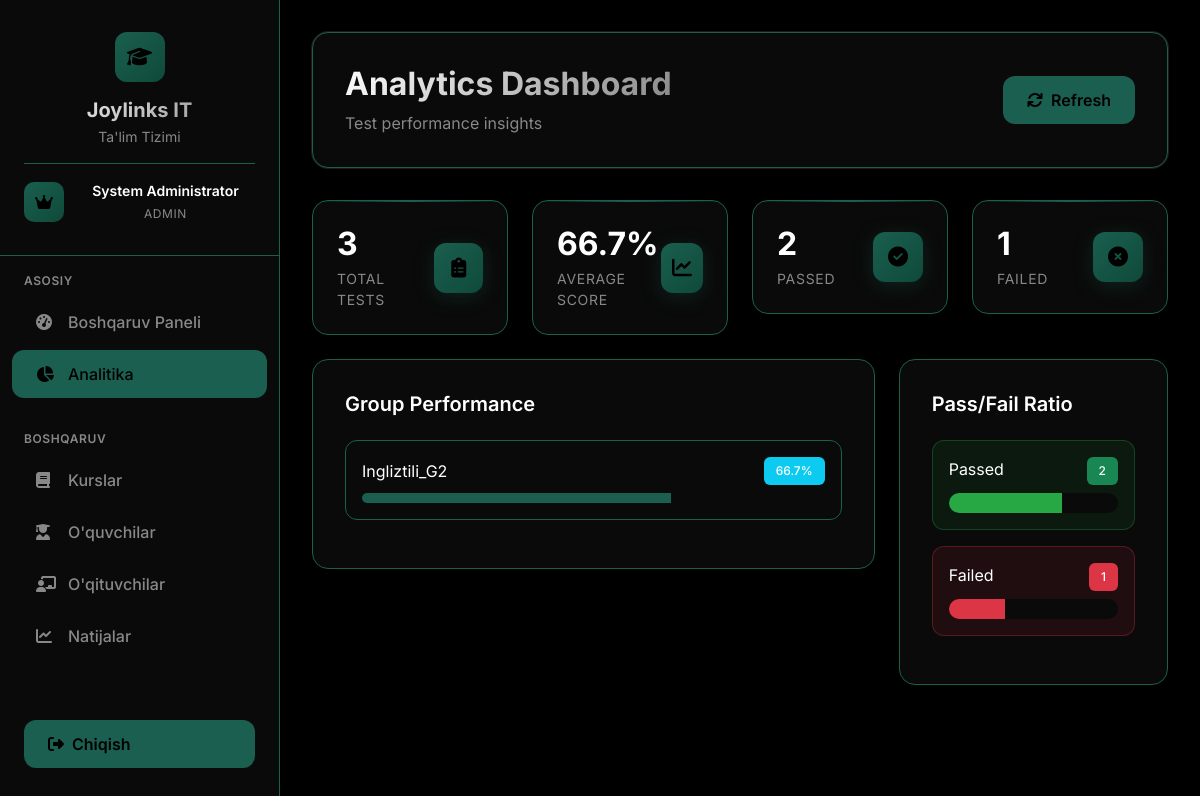
/admin/analytics (signed in), run on the app's committed database.
### app.py (models this page shows)
class User(UserMixin, db.Model):
    id = db.Column(db.Integer, primary_key=True)
    username = db.Column(db.String(80), unique=True, nullable=False)
    password_hash = db.Column(db.String(120), nullable=False)
    role = db.Column(db.String(20), nullable=False)  # admin, teacher, student
    full_name = db.Column(db.String(100), nullable=False)
    teacher_profile = db.relationship('Teacher', backref='user', uselist=False)
    student_profile = db.relationship('Student', backref='user', uselist=False)

class TestResult(db.Model):
    id = db.Column(db.Integer, primary_key=True)
    student_id = db.Column(db.Integer, db.ForeignKey('student.id'), nullable=False)
    test_id = db.Column(db.Integer, db.ForeignKey('test.id'), nullable=False)
    score = db.Column(db.Integer, nullable=False)
    total_questions = db.Column(db.Integer, nullable=False)
    percentage = db.Column(db.Float, nullable=False)
    submitted_at = db.Column(db.DateTime, default=datetime.utcnow)
    answers = db.Column(db.Text)  # JSON string of student answers

class Group(db.Model):
    id = db.Column(db.Integer, primary_key=True)
    name = db.Column(db.String(50), nullable=False)
    teacher_id = db.Column(db.Integer, db.ForeignKey('teacher.id'), nullable=False)
    students = db.relationship('Student', backref='group', lazy=True)
    tests = db.relationship('Test', backref='group', lazy=True)

### app.py (the view)
@app.route('/admin/analytics')
@admin_required
def admin_analytics():
    test_results = db.session.query(TestResult, Test, Group)\
        .join(Test, TestResult.test_id == Test.id)\
        .join(Group, Test.group_id == Group.id)\
        .all()
    data = []
    group_scores = {}
    pass_count = 0
    fail_count = 0
    for result, test, group in test_results:
        data.append({
            'student_name': result.student.user.full_name,
            'group_name': group.name,
            'test_title': test.title,
            'score': result.score,
            'total_questions': result.total_questions,
            'percentage': result.percentage,
            'submitted_at': result.submitted_at
        })
        if group.name not in group_scores:
            group_scores[group.name] = []
        group_scores[group.name].append(result.percentage)
        if result.percentage >= 60:
            pass_count += 1
        else:
            fail_count += 1
    charts = {}
    if data:
        group_averages = {}
        for group_name, scores in group_scores.items():
            group_averages[group_name] = sum(scores) / len(scores)
        charts['group_averages'] = group_averages
        charts['pass_fail'] = {'pass': pass_count, 'fail': fail_count}
        charts['total_results'] = len(data)
        charts['average_score'] = sum([d['percentage'] for d in data]) / len(data)
    return render_template('admin/analytics_modern.html', charts=charts)

### app.py (called while the page is built)
@login_manager.user_loader
def load_user(user_id):
    return User.query.get(int(user_id))

def admin_required(f):
    @wraps(f)
    def decorated_function(*args, **kwargs):
        if not current_user.is_authenticated or current_user.role != 'admin':
            flash('Kirish taqiqlangan. Admin huquqlari kerak.', 'danger')
            return redirect(url_for('login'))
        return f(*args, **kwargs)
    return decorated_function

### templates/admin/analytics_modern.html (shortened to what this page needs)
{% extends "base_modern.html" %}
{% block content %}
<div class="page-header">
    <div class="d-flex justify-content-between align-items-center">
        <div>
            <h1 class="page-title">Analytics Dashboard</h1>
            <p class="page-subtitle">Test performance insights</p>
        </div>
        <div class="d-flex gap-2">
            <button class="btn-primary-custom" onclick="refreshAnalytics()">
                <i class="fas fa-sync me-2"></i>Refresh
            </button>
        </div>
    </div>
</div>
<div class="row g-4 mb-4">
    <div class="col-md-3">
        <div class="stats-card">
            <div class="d-flex align-items-center justify-content-between">
                <div>
                    <h3 class="mb-1">{{ charts.total_results if charts.total_results else '0' }}</h3>
                    <p class="mb-0">Total Tests</p>
                </div>
                <div class="stats-icon">
                    <i class="fas fa-clipboard-list"></i>
                </div>
            </div>
        </div>
    </div>
    <div class="col-md-3">
        <div class="stats-card">
            <div class="d-flex align-items-center justify-content-between">
                <div>
                    <h3 class="mb-1">{{ "%.1f"|format(charts.average_score) if charts.average_score else '0.0' }}%</h3>
                    <p class="mb-0">Average Score</p>
                </div>
                <div class="stats-icon">
                    <i class="fas fa-chart-line"></i>
                </div>
            </div>
        </div>
    </div>
    <div class="col-md-3">
        <div class="stats-card">
            <div class="d-flex align-items-center justify-content-between">
                <div>
                    <h3 class="mb-1">{{ charts.pass_fail.pass if charts.pass_fail else '0' }}</h3>
                    <p class="mb-0">Passed</p>
                </div>
                <div class="stats-icon">
                    <i class="fas fa-check-circle"></i>
                </div>
            </div>
        </div>
    </div>
    <div class="col-md-3">
        <div class="stats-card">
            <div class="d-flex align-items-center justify-content-between">
                <div>
                    <h3 class="mb-1">{{ charts.pass_fail.fail if charts.pass_fail else '0' }}</h3>
                    <p class="mb-0">Failed</p>
                </div>
                <div class="stats-icon">
                    <i class="fas fa-times-circle"></i>
                </div>
            </div>
        </div>
    </div>
</div>
<div class="row g-4">
    <div class="col-lg-8">
        <div class="content-card">
            <h5 class="mb-4" style="color: var(--text-primary); font-weight: 600;">Group Performance</h5>
            <div class="group-performance">
                {% if charts.group_averages %}
                    {% for group_name, avg_score in charts.group_averages.items() %}
                    <div class="group-item mb-3">
                        <div class="d-flex justify-content-between align-items-center mb-2">
                            <span>{{ group_name }}</span>
                            <span class="badge bg-info">{{ "%.1f"|format(avg_score) }}%</span>
                        </div>
                        <div class="progress" style="height: 10px; background: var(--bg-secondary);">
                            <div class="progress-bar" style="width: {{ "%.1f"|format(avg_score) }}%; background: var(--accent);"></div>
                        </div>
                    </div>
                    {% endfor %}
                {% else %}
                    <div class="text-center text-secondary">
                        <i class="fas fa-chart-bar fa-3x mb-3"></i>
                        <p>No group data available</p>
                    </div>
                {% endif %}
            </div>
        </div>
    </div>
    <div class="col-lg-4">
        <div class="content-card">
            <h5 class="mb-4" style="color: var(--text-primary); font-weight: 600;">Pass/Fail Ratio</h5>
            <div class="pass-fail-chart">
                {% if charts.pass_fail %}
                <div class="pass-section">
                    <div class="d-flex justify-content-between mb-2">
                        <span>Passed</span>
                        <span class="badge bg-success">{{ charts.pass_fail.pass }}</span>
                    </div>
                    <div class="progress" style="height: 20px; background: var(--bg-secondary);">
                        {% set total = charts.pass_fail.pass + charts.pass_fail.fail %}
                        {% set pass_percent = (charts.pass_fail.pass / total * 100) if total > 0 else 0 %}
                        <div class="progress-bar" style="width: {{ "%.1f"|format(pass_percent) }}%; background: #28a745;"></div>
                    </div>
                </div>
                <div class="fail-section">
                    <div class="d-flex justify-content-between mb-2">
                        <span>Failed</span>
                        <span class="badge bg-danger">{{ charts.pass_fail.fail }}</span>
                    </div>
                    <div class="progress" style="height: 20px; background: var(--bg-secondary);">
                        {% set total = charts.pass_fail.pass + charts.pass_fail.fail %}
                        {% set fail_percent = (charts.pass_fail.fail / total * 100) if total > 0 else 0 %}
                        <div class="progress-bar" style="width: {{ "%.1f"|format(fail_percent) }}%; background: #dc3545;"></div>
                    </div>
                </div>
                {% else %}
                <div class="text-center text-secondary">
                    <i class="fas fa-chart-pie fa-3x mb-3"></i>
                    <p>No pass/fail data available</p>
                </div>
                {% endif %}
            </div>
        </div>
    </div>
</div>
{% endblock %}

### templates/base_modern.html (shortened to what this page needs)
<!DOCTYPE html>
<html lang="uz">
<head>
    <link href="https://cdn.jsdelivr.net/npm/bootstrap@5.3.0/dist/css/bootstrap.min.css" rel="stylesheet">
    <link href="https://cdnjs.cloudflare.com/ajax/libs/font-awesome/6.4.0/css/all.min.css" rel="stylesheet">
</head>
<body>
    <aside class="sidebar" id="sidebar">
        <div class="sidebar-header">
            <div class="logo">
                <i class="fas fa-graduation-cap"></i>
            </div>
            <h3>Joylinks IT</h3>
            <p>Ta'lim Tizimi</p>
            {% if current_user.is_authenticated %}
            <div class="user-info">
                <div class="user-avatar">
                    {% if current_user.role == 'admin' %}
                    <i class="fas fa-crown"></i>
                    {% elif current_user.role == 'teacher' %}
                    <i class="fas fa-user-tie"></i>
                    {% elif current_user.role == 'student' %}
                    <i class="fas fa-user-graduate"></i>
                    {% endif %}
                </div>
                <div class="user-details">
                    <div class="user-name">{{ current_user.full_name }}</div>
                    <div class="user-role">
                        {% if current_user.role == 'admin' %}
                        Admin
                        {% elif current_user.role == 'teacher' %}
                        Ustoz
                        {% elif current_user.role == 'student' %}
                        O'quvchi
                        {% endif %}
                    </div>
                </div>
            </div>
            {% endif %}
        </div>
        <nav class="sidebar-nav">
            {% if current_user.role == 'admin' %}
            <div class="nav-section">
                <div class="nav-section-title">Asosiy</div>
                <a href="{{ url_for('admin_dashboard') }}"
                    class="nav-link {% if request.endpoint == 'admin_dashboard' %}active{% endif %}">
                    <i class="fas fa-tachometer-alt"></i>
                    <span>Boshqaruv Paneli</span>
                </a>
                <a href="{{ url_for('admin_analytics') }}"
                    class="nav-link {% if request.endpoint == 'admin_analytics' %}active{% endif %}">
                    <i class="fas fa-chart-pie"></i>
                    <span>Analitika</span>
                </a>
            </div>
            <div class="nav-section">
                <div class="nav-section-title">Boshqaruv</div>
                <a href="{{ url_for('admin_courses') }}"
                    class="nav-link {% if request.endpoint == 'admin_courses' %}active{% endif %}">
                    <i class="fas fa-book"></i>
                    <span>Kurslar</span>
                </a>
                <a href="{{ url_for('admin_students') }}"
                    class="nav-link {% if request.endpoint == 'admin_students' %}active{% endif %}">
                    <i class="fas fa-user-graduate"></i>
                    <span>O'quvchilar</span>
                </a>
                <a href="{{ url_for('admin_teachers') }}"
                    class="nav-link {% if request.endpoint == 'admin_teachers' %}active{% endif %}">
                    <i class="fas fa-chalkboard-teacher"></i>
                    <span>O'qituvchilar</span>
                </a>
                <a href="{{ url_for('admin_results') }}"
                    class="nav-link {% if request.endpoint == 'admin_results' %}active{% endif %}">
                    <i class="fas fa-chart-line"></i>
                    <span>Natijalar</span>
                </a>
            </div>
            {% endif %}
        </nav>
        <div class="logout-btn">
            <a href="{{ url_for('logout') }}" class="btn-primary-custom w-100">
                <i class="fas fa-sign-out-alt me-2"></i>
                Chiqish
            </a>
        </div>
    </aside>
    <main class="main-content">
        {% block content %}{% endblock %}
    </main>
</body>
</html>

### templates/admin/analytics_modern.html (style rules this page uses)
.stats-card { background: var(--bg-card); border: 1px solid var(--border); border-radius: 16px; padding: 1.5rem; transition: all 0.3s cubic-bezier(0.4, 0, 0.2, 1); backdrop-filter: blur(20px); position: relative; overflow: hidden; }
.stats-card::before { content: ''; position: absolute; top: 0; left: 0; right: 0; height: 1px; background: linear-gradient(90deg, transparent, var(--accent), transparent); animation: shimmer 2s ease-in-out infinite; }
.stats-card h3 { font-size: 2rem; font-weight: 700; margin-bottom: 0.5rem; color: var(--text-primary); }
.stats-card p { color: var(--text-secondary); margin: 0; font-size: 0.875rem; text-transform: uppercase; letter-spacing: 0.05em; }
.stats-icon { width: 50px; height: 50px; background: linear-gradient(135deg, var(--accent), var(--accent-hover)); border-radius: 12px; display: flex; align-items: center; justify-content: center; animation: pulse 2s ease-in-out infinite; box-shadow: 0 4px 20px rgba(26, 95, 79, 0.3); }
.stats-icon i { font-size: 1.25rem; color: var(--bg-primary); }
.group-item { padding: 1rem; background: var(--bg-secondary); border-radius: 12px; border: 1px solid var(--border); }
.progress { border-radius: 10px; overflow: hidden; }
.progress-bar { transition: width 1s ease-in-out; }
.badge { padding: 0.5rem 0.75rem; font-weight: 500; }
.pass-section, .fail-section { padding: 1rem; border-radius: 12px; margin-bottom: 1rem; }
.pass-section { background: rgba(40, 167, 69, 0.1); border: 1px solid rgba(40, 167, 69, 0.3); }
.fail-section { background: rgba(220, 53, 69, 0.1); border: 1px solid rgba(220, 53, 69, 0.3); }

### data on the page
User: full_name "System Administrator"
TestResult: name "Ingliztili_G2", avg_score "66.7"

### other printed values
{{ charts.total_results if charts.total_results else '0' }} "3"
{{ "%.1f"|format(charts.average_score) if charts.average_score else '0.0' }} "66.7"
{{ charts.pass_fail.pass if charts.pass_fail else '0' }} "2"
{{ charts.pass_fail.fail if charts.pass_fail else '0' }} "1"
{{ charts.pass_fail.pass }} "2"
{{ charts.pass_fail.fail }} "1"
